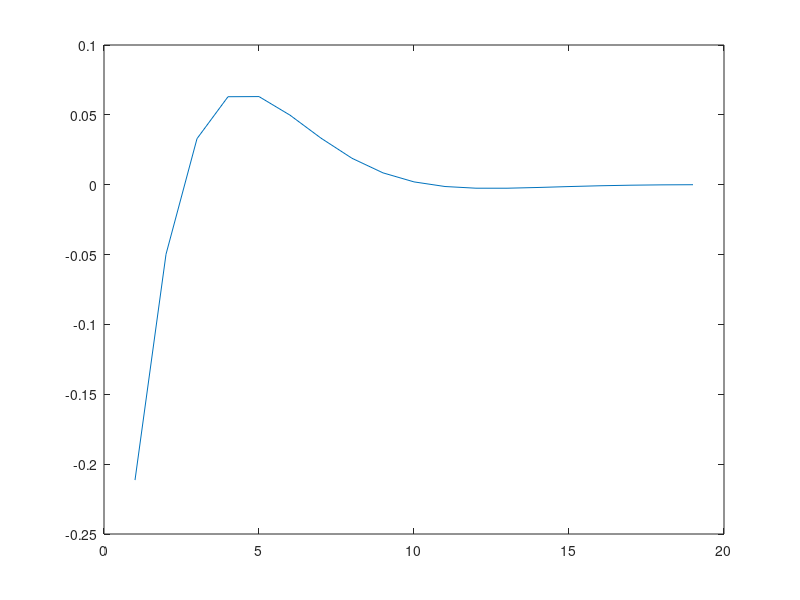

Here is the MATLAB script that generated this plot:
% system declaration:
A = [1 1; 0 1];
B = [0; 1];
C = [1 0];
% config:
x_0 = [1; 0];
rho = 0.1;
N = 20;
Q = rho*(C'*C);
R = 1;
% initial P - here is the 3-d matrix case
P(:,:, N) = Q;

for i = N-1:-1:1 % -1 is required for non +1 case
    P(:,:,i) = Q + A'*P(:,:,i+1)*A -...
        A'*P(:,:,i+1)*B*(R+B'*P(:,:,i+1)*B)^(-1)*B'*P(:,:,i+1)*A;
end
% get total cost
cost = x_0' * P(:,:,1) * x_0;
disp("cost is:");
disp(cost);
% here u is a scalar
x(:,:,1) = x_0;
u = zeros(1, N-1);
for t = 1:1:N-1
    u(:,t) = -(R + B'*P(:,:,t+1)*B)^(-1)*B'*P(:,:,t+1)*A*x(:,:,t);
    x(:,:,t+1) = A*x(:,:,t) + B* u(:,t);
end
plot(u);
disp("Finished!");
